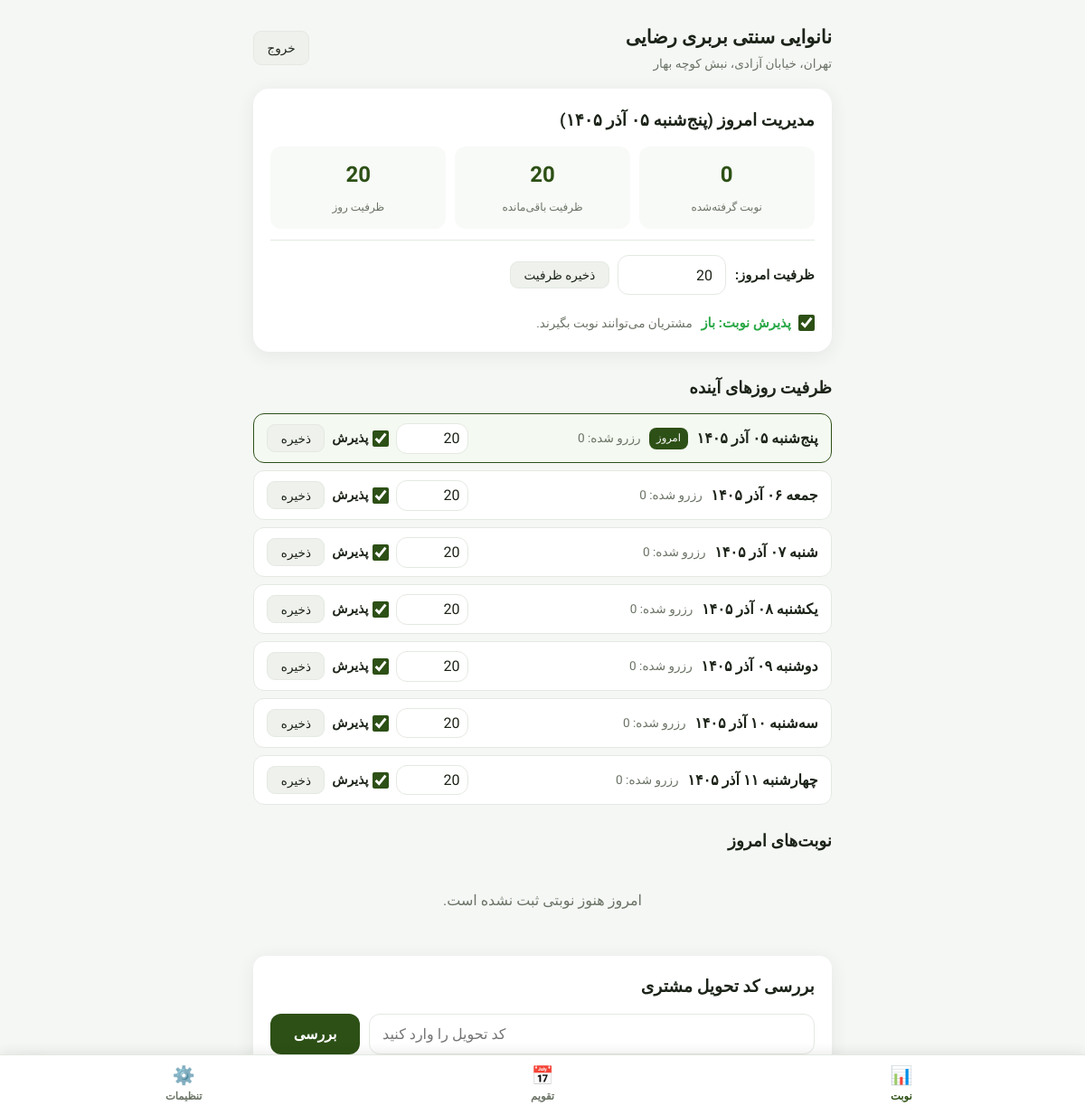
The app's page /bakery (signed in) with its own data.
### models.py (models this page shows, shortened)
class Bakery(db.Model):
    __tablename__ = 'bakeries'
    id = db.Column(db.Integer, primary_key=True)
    name = db.Column(db.String(200), nullable=False)
    address = db.Column(db.String(300), nullable=False)
    phone = db.Column(db.String(20))
    latitude = db.Column(db.Float, nullable=False)
    longitude = db.Column(db.Float, nullable=False)
    bakery_type = db.Column(db.String(20), nullable=False, default='free')  # share/free
    status = db.Column(db.String(20), default='approved')  # pending/approved/rejected
    username = db.Column(db.String(80), unique=True, nullable=True)
    password_hash = db.Column(db.String(200), nullable=True)
    is_active = db.Column(db.Boolean, default=True)
    price_per_loaf = db.Column(db.Integer, nullable=False, default=0)
    price_per_bag = db.Column(db.Integer, nullable=False, default=0)
    working_hours_start = db.Column(db.String(5), default='06:00')
    working_hours_end = db.Column(db.String(5), default='18:00')
    working_days = db.Column(db.String(20), default='0,1,2,3,4,5')
    holidays = db.Column(db.String(200), default='')
    daily_capacity = db.Column(db.Integer, default=20)
    accepting_reservations = db.Column(db.Boolean, default=True)
    created_at = db.Column(db.DateTime, default=datetime.utcnow)
    reservations = db.relationship('Reservation', backref='bakery', lazy=True)

### bakery_routes.py (the view)
@bakery_bp.route('/bakery')
def dashboard():
    bakery = current_bakery()
    if not bakery:
        return redirect(url_for('bakery.login'))
    from utils import jalali_str
    today = date.today()
    reservations = Reservation.query.filter_by(bakery_id=bakery.id, reservation_date=today).order_by(Reservation.id).all()
    capacity = get_today_capacity(bakery)
    used = sum(1 for r in reservations if r.status in ('pending', 'ready', 'waiting_confirm', 'delivered'))
    remaining = max(0, capacity - used)
    setting = DailyBakerySetting.query.filter_by(bakery_id=bakery.id, the_date=today).first()
    accepting = setting.accepting if setting is not None else bakery.accepting_reservations
    days = []
    for i in range(7):
        d = today + timedelta(days=i)
        s = DailyBakerySetting.query.filter_by(bakery_id=bakery.id, the_date=d).first()
        day_used = Reservation.query.filter(
            Reservation.bakery_id == bakery.id,
            Reservation.reservation_date == d,
            Reservation.status.in_(['pending', 'ready', 'waiting_confirm', 'delivered'])
        ).count()
        days.append({
            'date': d,
            'jalali': jalali_str(d, True),
            'capacity': s.capacity if s else bakery.daily_capacity,
            'accepting': s.accepting if s is not None else (bakery.accepting_reservations and bakery.is_active),
            'used': day_used,
            'is_today': i == 0,
        })
    return render_template(
        'bakery_dashboard.html', bakery=bakery, reservations=reservations,
        capacity=capacity, remaining=remaining, used=used, accepting=accepting,
        today=today, today_jalali=jalali_str(today, True), days=days
    )

### bakery_routes.py (called while the page is built)
def current_bakery():
    bid = session.get('bakery_id')
    if bid:
        return Bakery.query.get(bid)
    return None

### models.py (called while the page is built)
def get_capacity_for_date(bakery, target_date):
    s = DailyBakerySetting.query.filter_by(bakery_id=bakery.id, the_date=target_date).first()
    if s:
        return s.capacity
    return bakery.daily_capacity

def get_today_capacity(bakery):
    return get_capacity_for_date(bakery, date.today())

### utils.py (called while the page is built)
def to_fa_digits(s):
    return str(s).translate(str.maketrans('0123456789', FA_DIGITS))

def gregorian_to_jalali(gy, gm, gd):
    g_d_m = [0, 31, 59, 90, 120, 151, 181, 212, 243, 273, 304, 334]
    gy2 = gy - 1600
    gm2 = gm - 1
    gd2 = gd - 1
    g_day_no = 365 * gy2 + (gy2 + 3) // 4 - (gy2 + 99) // 100 + (gy2 + 399) // 400
    g_day_no += g_d_m[gm2] + gd2
    if gm2 > 1 and ((gy % 4 == 0 and gy % 100 != 0) or (gy % 400 == 0)):
        g_day_no += 1
    j_day_no = g_day_no - 79
    j_np = j_day_no // 12053
    j_day_no %= 12053
    jy = 979 + 33 * j_np + 4 * (j_day_no // 1461)
    j_day_no %= 1461
    if j_day_no >= 366:
        jy += (j_day_no - 1) // 365
        j_day_no = (j_day_no - 1) % 365
    if j_day_no < 186:
        jm = 1 + j_day_no // 31
        jd = 1 + (j_day_no % 31)
    else:
        jm = 7 + (j_day_no - 186) // 30
        jd = 1 + ((j_day_no - 186) % 30)
    return jy, jm, jd

def jalali_str(d, with_weekday=False):
    if d is None:
        return ''
    if isinstance(d, str):
        try:
            d = datetime.strptime(d, '%Y-%m-%d').date()
        except ValueError:
            return d
    jy, jm, jd = gregorian_to_jalali(d.year, d.month, d.day)
    text = f'{to_fa_digits(f"{jd:02d}")} {JALALI_MONTHS[jm-1]} {to_fa_digits(jy)}'
    if with_weekday:
        text = WEEKDAYS_FA[d.weekday()] + ' ' + text
    return text

### templates/bakery_dashboard.html (shortened to what this page needs)
{% extends "base.html" %}
{% block content %}
<div class="bakery-app">
    <div class="bakery-app-header">
        <div>
            <h1>{{ bakery.name }}</h1>
            <p class="muted">{{ bakery.address }}</p>
        </div>
        <a href="/bakery/logout" class="btn-small">خروج</a>
    </div>
    <div class="capacity-panel" id="settings">
        <h3>مدیریت امروز ({{ today_jalali }})</h3>
        <div class="capacity-stats">
            <div class="stat-box">
                <span class="stat-num">{{ used }}</span>
                <span class="stat-label">نوبت گرفته‌شده</span>
            </div>
            <div class="stat-box">
                <span class="stat-num">{{ remaining }}</span>
                <span class="stat-label">ظرفیت باقی‌مانده</span>
            </div>
            <div class="stat-box">
                <span class="stat-num">{{ capacity }}</span>
                <span class="stat-label">ظرفیت روز</span>
            </div>
        </div>
        <div class="capacity-controls">
            <div class="form-group" style="display:flex;align-items:center;gap:0.6rem">
                <label for="capacityInput" style="margin:0">ظرفیت امروز:</label>
                <input type="number" id="capacityInput" class="input" value="{{ capacity }}" min="0" style="max-width:120px">
                <button onclick="saveCapacity()" class="btn-small">ذخیره ظرفیت</button>
            </div>
            <div class="accept-toggle">
                <label class="switch-label">
                    <input type="checkbox" id="acceptingToggle" {% if accepting %}checked{% endif %} onchange="saveAccepting()">
                    <span class="accept-text" id="acceptText">{{ 'پذیرش نوبت: باز' if accepting else 'پذیرش نوبت: بسته' }}</span>
                </label>
                <p class="muted" id="acceptHint">{{ 'مشتریان می‌توانند نوبت بگیرند.' if accepting else 'وقتی این بسته باشد، نانوایی بسته اعلام می‌شود.' }}</p>
            </div>
        </div>
    </div>
    <h2 class="section-title" id="days">ظرفیت روزهای آینده</h2>
    <div class="days-manager">
        {% for d in days %}
        <div class="day-row {% if d.is_today %}day-today{% endif %}">
            <div class="day-info">
                <span class="day-name">{{ d.jalali }}</span>
                {% if d.is_today %}<span class="today-tag">امروز</span>{% endif %}
                <span class="muted">رزرو شده: {{ d.used }}</span>
            </div>
            <div class="day-controls">
                <input type="number" class="input day-cap" id="cap-{{ d.date.isoformat() }}" value="{{ d.capacity }}" min="0" max="1000">
                <label class="switch-label day-accept">
                    <input type="checkbox" id="acc-{{ d.date.isoformat() }}" {% if d.accepting %}checked{% endif %}>
                    <span>پذیرش</span>
                </label>
                <button class="btn-small" onclick="saveDay('{{ d.date.isoformat() }}')">ذخیره</button>
            </div>
        </div>
        {% endfor %}
    </div>
    <h2 class="section-title">نوبت‌های امروز</h2>
    {% if reservations %}
    <div class="bakery-reservations">
        {% for r in reservations %}
        <div class="bakery-res-card status-{{ r.status }}" id="row-{{ r.code }}">
            <div class="res-top">
                <div>
                    <span class="res-phone" dir="ltr">{{ r.user_phone }}</span>
                    <span class="res-code" dir="ltr">کد: {{ r.code }}</span>
                </div>
                <span class="status-label">{{ {'pending':'در انتظار','ready':'آماده','waiting_confirm':'منتظر تأیید','delivered':'دریافت شده','cancelled':'لغو'}.get(r.status, r.status) }}</span>
            </div>
            <div class="res-detail">
                <span>🍞 {{ r.loaf_count }} عدد {{ r.bread_type }}</span>
                <span>👜 {{ r.bag_count }} کیسه</span>
                <span class="delivery-code-box">کد تحویل: <b dir="ltr">{{ r.delivery_code }}</b></span>
            </div>
            <div class="res-actions">
                {% if r.status == 'pending' %}
                    <button onclick="setStatus('{{ r.code }}','ready')" class="btn-small">آماده شد</button>
                {% endif %}
                {% if r.status in ('pending','ready') %}
                    <button onclick="setStatus('{{ r.code }}','delivered')" class="btn-small">تحویل شد</button>
                    <button onclick="setStatus('{{ r.code }}','cancelled')" class="btn-small btn-cancel">لغو</button>
                {% endif %}
                {% if r.status == 'delivered' %}
                    <span class="done-text">✔ تحویل ثبت شد</span>
                {% endif %}
            </div>
        </div>
        {% endfor %}
    </div>
    {% else %}
    <p class="no-results">امروز هنوز نوبتی ثبت نشده است.</p>
    {% endif %}
    <div class="verify-panel">
        <h3>بررسی کد تحویل مشتری</h3>
        <div class="verify-row">
            <input type="text" id="verifyCode" class="input" placeholder="کد تحویل را وارد کنید" dir="ltr">
            <button onclick="verifyCode()" class="btn-primary">بررسی</button>
        </div>
    </div>
</div>
{% endblock %}
{% block page_footer %}
<nav class="tab-bar">
    <a href="/bakery" class="tab-item active"><span class="tab-icon">📊</span><span class="tab-label">نوبت</span></a>
    <a href="/bakery#days" class="tab-item"><span class="tab-icon">📅</span><span class="tab-label">تقویم</span></a>
    <a href="/bakery#settings" class="tab-item"><span class="tab-icon">⚙️</span><span class="tab-label">تنظیمات</span></a>
</nav>
{% endblock %}

### records on screen
Bakery: name "نانوایی سنتی بربری رضایی", address "تهران، خیابان آزادی، نبش کوچه بهار"

### other values on screen
{{ today_jalali }} "پنج‌شنبه ۰۵ آذر ۱۴۰۵"
{{ used }} "0"
{{ remaining }} "20"
{{ capacity }} "20"
{{ 'پذیرش نوبت: باز' if accepting else 'پذیرش نوبت: بسته' }} "پذیرش نوبت: باز"
{{ d.jalali }} "پنج‌شنبه ۰۵ آذر ۱۴۰۵" "جمعه ۰۶ آذر ۱۴۰۵" "شنبه ۰۷ آذر ۱۴۰۵" "یکشنبه ۰۸ آذر ۱۴۰۵" "دوشنبه ۰۹ آذر ۱۴۰۵" "سه‌شنبه ۱۰ آذر ۱۴۰۵" "چهارشنبه ۱۱ آذر ۱۴۰۵"
{{ d.used }} "0" "0" "0" "0" "0" "0" "0"
